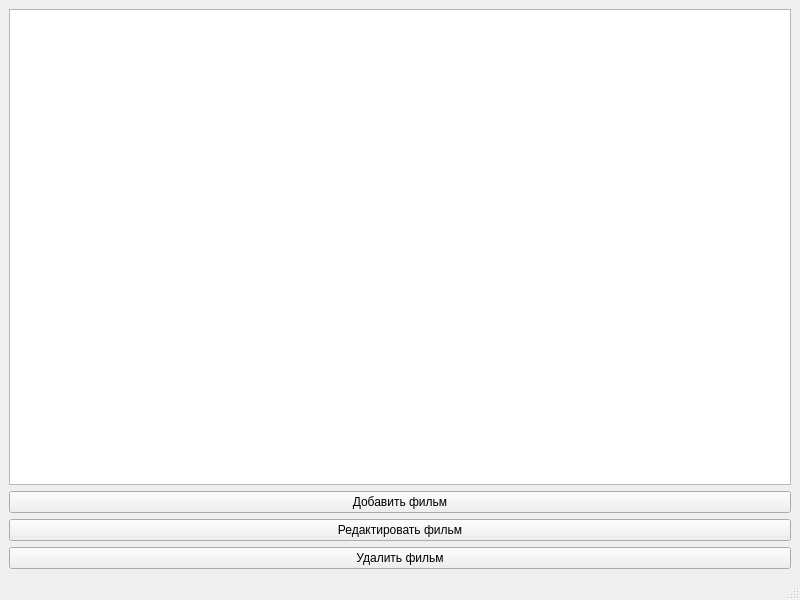
<?xml version="1.0" encoding="UTF-8"?>
<ui version="4.0">
 <class>MainWindow</class>
 <widget class="QMainWindow" name="MainWindow">
  <property name="geometry">
   <rect>
    <x>0</x>
    <y>0</y>
    <width>800</width>
    <height>600</height>
   </rect>
  </property>
  <property name="windowTitle">
   <string>MainWindow</string>
  </property>
  <widget class="QWidget" name="centralwidget">
   <layout class="QVBoxLayout" name="verticalLayout">
    <item>
     <widget class="QTableWidget" name="table_films"/>
    </item>
    <item>
     <layout class="QGridLayout" name="gridLayout">
      <item row="0" column="0">
       <widget class="QPushButton" name="btn_add">
        <property name="text">
         <string>Добавить фильм</string>
        </property>
       </widget>
      </item>
      <item row="1" column="0">
       <widget class="QPushButton" name="btn_edit">
        <property name="text">
         <string>Редактировать фильм</string>
        </property>
       </widget>
      </item>
      <item row="2" column="0">
       <widget class="QPushButton" name="btn_delete">
        <property name="text">
         <string>Удалить фильм</string>
        </property>
       </widget>
      </item>
     </layout>
    </item>
   </layout>
  </widget>
  <widget class="QMenuBar" name="menubar">
   <property name="geometry">
    <rect>
     <x>0</x>
     <y>0</y>
     <width>800</width>
     <height>21</height>
    </rect>
   </property>
  </widget>
  <widget class="QStatusBar" name="statusbar"/>
 </widget>
 <resources/>
 <connections/>
</ui>
